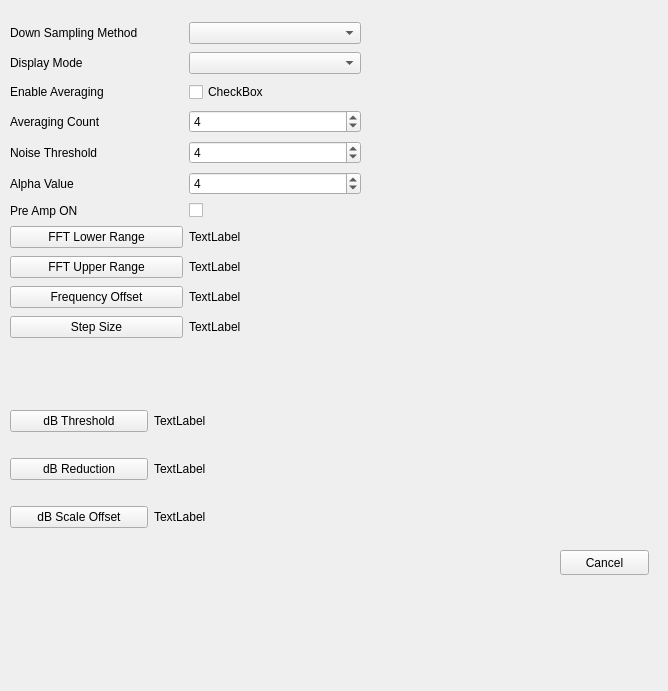
<?xml version="1.0" encoding="UTF-8"?>
<ui version="4.0">
 <class>SettingsDialog</class>
 <widget class="QDialog" name="SettingsDialog">
  <property name="geometry">
   <rect>
    <x>0</x>
    <y>0</y>
    <width>668</width>
    <height>691</height>
   </rect>
  </property>
  <property name="windowTitle">
   <string>Dialog</string>
  </property>
  <widget class="QPushButton" name="okButton">
   <property name="geometry">
    <rect>
     <x>670</x>
     <y>550</y>
     <width>89</width>
     <height>25</height>
    </rect>
   </property>
   <property name="text">
    <string>Apply</string>
   </property>
  </widget>
  <widget class="QPushButton" name="cancelButton">
   <property name="geometry">
    <rect>
     <x>560</x>
     <y>550</y>
     <width>89</width>
     <height>25</height>
    </rect>
   </property>
   <property name="text">
    <string>Cancel</string>
   </property>
  </widget>
  <widget class="QWidget" name="gridLayoutWidget">
   <property name="geometry">
    <rect>
     <x>10</x>
     <y>20</y>
     <width>351</width>
     <height>330</height>
    </rect>
   </property>
   <layout class="QGridLayout" name="gridLayout">
    <item row="5" column="1">
     <widget class="QSpinBox" name="alphaSpinBox">
      <property name="value">
       <number>4</number>
      </property>
     </widget>
    </item>
    <item row="3" column="1">
     <widget class="QSpinBox" name="averagingSpinBox">
      <property name="value">
       <number>4</number>
      </property>
     </widget>
    </item>
    <item row="9" column="0">
     <widget class="QPushButton" name="frequencyButton">
      <property name="text">
       <string>Frequency Offset</string>
      </property>
     </widget>
    </item>
    <item row="8" column="1">
     <widget class="QLabel" name="fftUpperLabel">
      <property name="text">
       <string>TextLabel</string>
      </property>
     </widget>
    </item>
    <item row="9" column="1">
     <widget class="QLabel" name="frequencyLabel">
      <property name="text">
       <string>TextLabel</string>
      </property>
     </widget>
    </item>
    <item row="6" column="0">
     <widget class="QLabel" name="label_6">
      <property name="text">
       <string>Pre Amp ON</string>
      </property>
     </widget>
    </item>
    <item row="4" column="0">
     <widget class="QLabel" name="label_7">
      <property name="text">
       <string>Noise Threshold </string>
      </property>
     </widget>
    </item>
    <item row="1" column="0">
     <widget class="QLabel" name="label_3">
      <property name="text">
       <string>Display Mode</string>
      </property>
     </widget>
    </item>
    <item row="1" column="1">
     <widget class="QComboBox" name="comboBox_3">
      <property name="editable">
       <bool>false</bool>
      </property>
     </widget>
    </item>
    <item row="4" column="1">
     <widget class="QSpinBox" name="noiseThresholdSpinBox">
      <property name="value">
       <number>4</number>
      </property>
     </widget>
    </item>
    <item row="0" column="1">
     <widget class="QComboBox" name="comboBox">
      <property name="editable">
       <bool>false</bool>
      </property>
     </widget>
    </item>
    <item row="8" column="0">
     <widget class="QPushButton" name="fftUpperButton">
      <property name="text">
       <string>FFT Upper Range</string>
      </property>
     </widget>
    </item>
    <item row="2" column="1">
     <widget class="QCheckBox" name="averagingCheckBox">
      <property name="text">
       <string>CheckBox</string>
      </property>
     </widget>
    </item>
    <item row="7" column="1">
     <widget class="QLabel" name="fftLowerLabel">
      <property name="text">
       <string>TextLabel</string>
      </property>
     </widget>
    </item>
    <item row="0" column="0">
     <widget class="QLabel" name="label">
      <property name="text">
       <string>Down Sampling Method</string>
      </property>
     </widget>
    </item>
    <item row="7" column="0">
     <widget class="QPushButton" name="fftLowerButton">
      <property name="text">
       <string>FFT Lower Range</string>
      </property>
     </widget>
    </item>
    <item row="6" column="1">
     <widget class="QCheckBox" name="preAmpCheckBox">
      <property name="text">
       <string/>
      </property>
     </widget>
    </item>
    <item row="3" column="0">
     <widget class="QLabel" name="label_5">
      <property name="text">
       <string>Averaging Count</string>
      </property>
     </widget>
    </item>
    <item row="2" column="0">
     <widget class="QLabel" name="label_4">
      <property name="text">
       <string>Enable Averaging</string>
      </property>
     </widget>
    </item>
    <item row="5" column="0">
     <widget class="QLabel" name="label_8">
      <property name="text">
       <string>Alpha Value</string>
      </property>
     </widget>
    </item>
    <item row="10" column="0">
     <widget class="QPushButton" name="StepSizeButton">
      <property name="text">
       <string>Step Size</string>
      </property>
     </widget>
    </item>
    <item row="10" column="1">
     <widget class="QLabel" name="stepsizeLabel">
      <property name="text">
       <string>TextLabel</string>
      </property>
     </widget>
    </item>
   </layout>
  </widget>
  <widget class="QWidget" name="gridLayoutWidget_2">
   <property name="geometry">
    <rect>
     <x>10</x>
     <y>390</y>
     <width>281</width>
     <height>161</height>
    </rect>
   </property>
   <layout class="QGridLayout" name="gridLayout_2">
    <item row="0" column="1">
     <widget class="QLabel" name="dBThresholdLabel">
      <property name="text">
       <string>TextLabel</string>
      </property>
     </widget>
    </item>
    <item row="1" column="0">
     <widget class="QPushButton" name="dBReductionButton">
      <property name="text">
       <string>dB Reduction</string>
      </property>
     </widget>
    </item>
    <item row="1" column="1">
     <widget class="QLabel" name="dBReductionLabel">
      <property name="text">
       <string>TextLabel</string>
      </property>
     </widget>
    </item>
    <item row="0" column="0">
     <widget class="QPushButton" name="dBThresholdButton">
      <property name="text">
       <string>dB Threshold</string>
      </property>
     </widget>
    </item>
    <item row="2" column="0">
     <widget class="QPushButton" name="dBScaleButton">
      <property name="text">
       <string>dB Scale Offset</string>
      </property>
     </widget>
    </item>
    <item row="2" column="1">
     <widget class="QLabel" name="dBScaleLabel">
      <property name="text">
       <string>TextLabel</string>
      </property>
     </widget>
    </item>
   </layout>
  </widget>
 </widget>
 <resources/>
 <connections/>
</ui>
